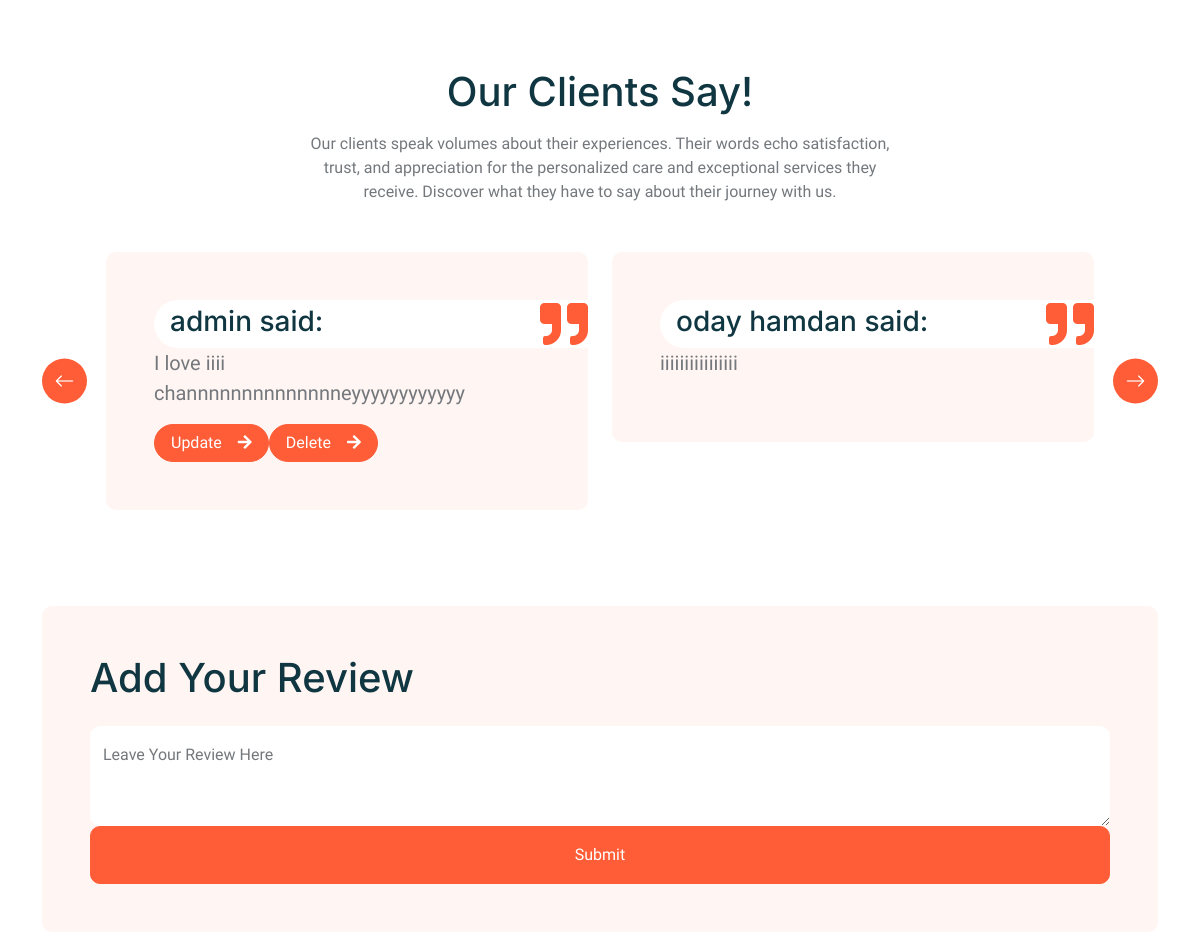
The app's page /nursery/6 (signed in, middle part), older data.
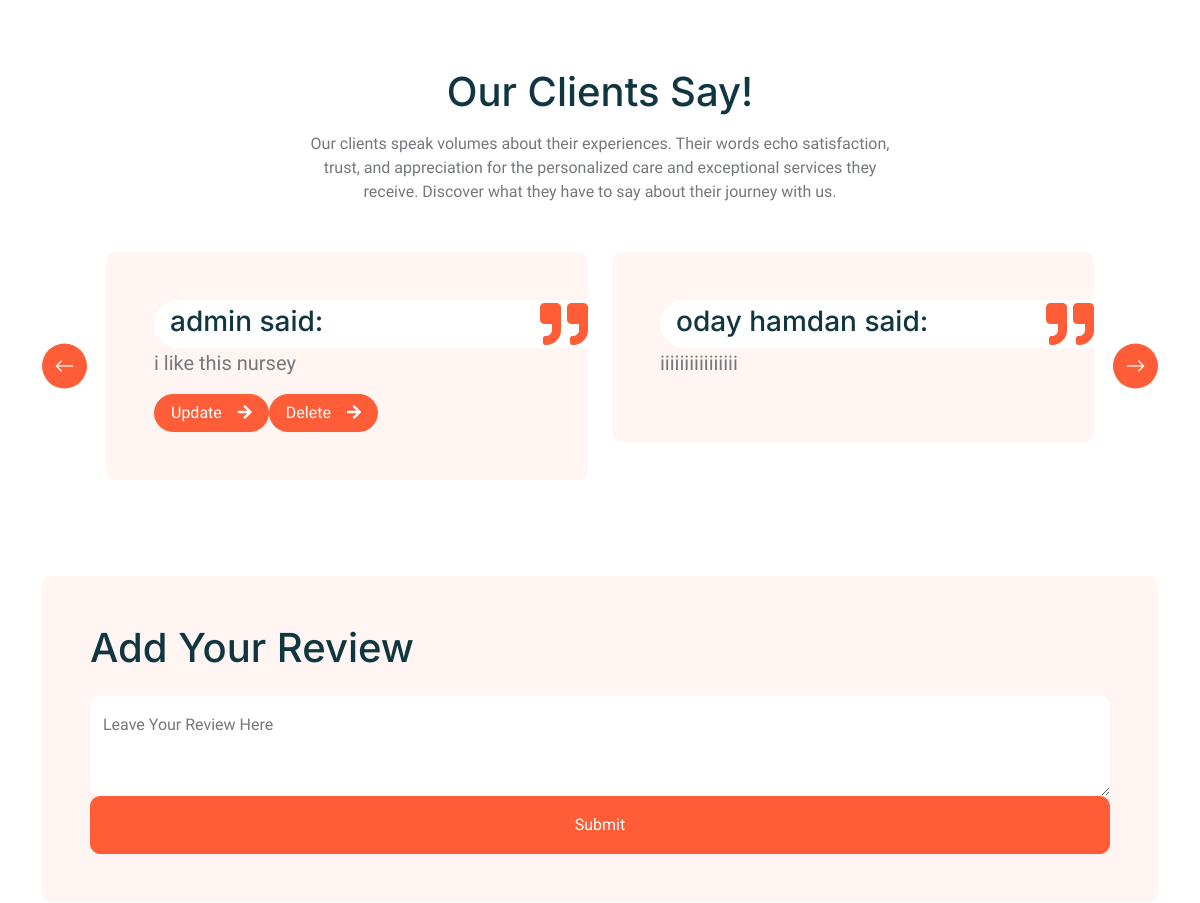
The same page, newer data.
### app/models.py (models this page shows)
class Review(models.Model):
    review = models.TextField()
    uploaded_by = models.ForeignKey(User, related_name ='review', on_delete = models.CASCADE)
    nursery_review = models.ForeignKey(Nursery, related_name ='review', on_delete = models.CASCADE)
    created_at = models.DateTimeField(auto_now_add=True)
    updated_at = models.DateTimeField(auto_now=True)
    objects = ReviewManager()

class User(models.Model):
    parent_name = models.CharField(max_length=225)
    email = models.CharField(max_length=225)
    password = models.TextField()
    birthday= models.DateTimeField(null=True)
    user_roles = models.ForeignKey(Roles, related_name ='user', on_delete = models.CASCADE)
    created_at = models.DateTimeField(auto_now_add=True)
    updated_at = models.DateTimeField(auto_now=True)
    objects = UserManager()

### app/views.py (the view)
# urls.py: path('nursery/<int:id>', views.specific_nursery),
def specific_nursery(request, id):
    if not 'logged_user_id' in request.session:
        messages.error(request,"You have to login first")
        return redirect('/register')
    else:
        context={
            'specific_nursery': Nursery.objects.get(id=id),
            'specific_user': User.objects.get(id=request.session['logged_user_id'])
        }
        return render (request, "nursery.html", context)

### app/templates/nursery.html (shortened to what the changed rows need)
<!DOCTYPE html>
<html lang="en">
<head>
    {% load static %}
    <link href="https://cdnjs.cloudflare.com/ajax/libs/font-awesome/5.10.0/css/all.min.css" rel="stylesheet">
    <link href="https://cdn.jsdelivr.net/npm/bootstrap-icons@1.4.1/font/bootstrap-icons.css" rel="stylesheet">
    <link href="{% static 'lib/animate/animate.min.css' %}" rel="stylesheet">
    <link href="{% static 'lib/owlcarousel/assets/owl.carousel.min.css' %}" rel="stylesheet">
    <link href="{% static 'css/bootstrap.min.css' %}" rel="stylesheet">
    <link href="{% static 'css/style.css' %}"  rel="stylesheet">
    <link rel="stylesheet" href="//cdn.jsdelivr.net/npm/alertifyjs@1.13.1/build/css/alertify.min.css"/>
    <link rel="stylesheet" href="//cdn.jsdelivr.net/npm/alertifyjs@1.13.1/build/css/themes/default.min.css"/>
    <link rel="stylesheet" href="//cdn.jsdelivr.net/npm/alertifyjs@1.13.1/build/css/themes/bootstrap.min.css"/>
    <link rel="stylesheet" href="https://unpkg.com/leaflet@1.7.1/dist/leaflet.css" />
</head>
<body>
    <h3 >Welcome, {{request.session.logged_user_parent_name}}!<span><a href="/logout">Log Out</a></span></h1>
    <div class="container-xxl bg-white p-0">
        <div class="container-xxl py-5">
            <div class="container">
                <div class="text-center mx-auto mb-5 wow fadeInUp" data-wow-delay="0.1s" style="max-width: 600px;">
                    <h1 class="mb-3">Our Clients Say!</h1>
                </div>
                <div class="owl-carousel testimonial-carousel wow fadeInUp" data-wow-delay="0.1s">
                    {% for review in specific_nursery.review.all%}
                    <div class="testimonial-item bg-light rounded p-5">
                        <div class="d-flex align-items-center bg-white me-n5" style="border-radius: 50px 0 0 50px;">
                            <div class="ps-3">
                                <h3 class="mb-1">{{review.uploaded_by.parent_name}} said:</h3>
                            </div>
                            <i class="fa fa-quote-right fa-3x text-primary ms-auto d-none d-sm-flex"></i>
                        </div>
                        <p class="fs-5">{{review.review}}</p>
                        {% if request.session.logged_user_parent_name == review.uploaded_by.parent_name %}
                        <div class="d-flex pt-2>">
                            <a href="/update/{{review.id}}" class="btn btn-primary rounded-pill px-3 d-none d-lg-block">Update<i class="fa fa-arrow-right ms-3"></i></a>
                            <a href="/delete/{{review.id}}" class="btn btn-primary rounded-pill px-3 d-none d-lg-block">Delete<i class="fa fa-arrow-right ms-3"></i></a>
                        </div>
                        {% endif %}
                    </div>
                    {% endfor %}
                </div>
            </div>
        </div>
            <div class="container-xxl py-5">
                <div class="container">
                    <div class="bg-light rounded">
                        <div class="row g-0">
                                <div class="h-100 d-flex flex-column justify-content-center p-5">
                                    <h1 class="mb-4">Add Your Review</h1>
                                        </div>
                                </div>
                        </div>
                    </div>
                </div>
            </div>
</body>
</html>

Row changes from the older to the newer data that the page shows:
changed Review "admin": review "I love iiii channnnnnnnnnnnnneyyyyyyyyyyyy" → "i like this nursey"
